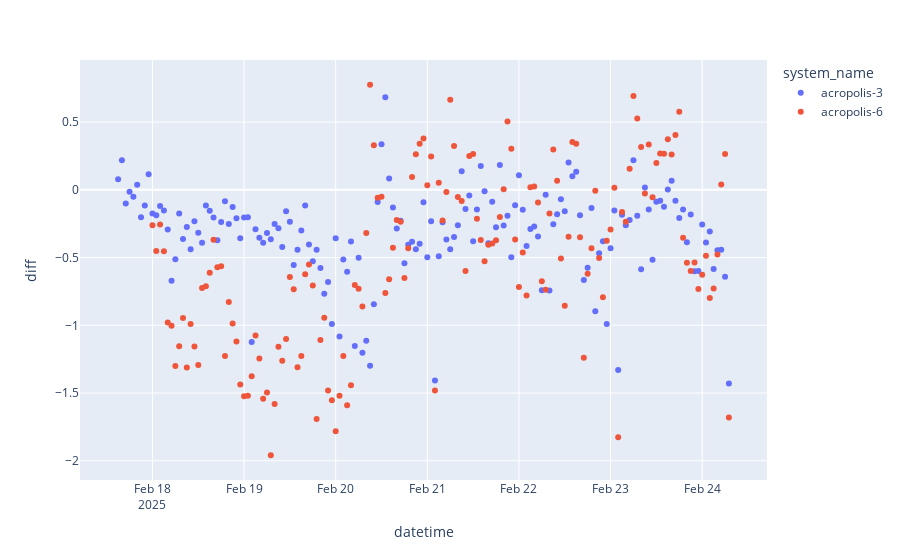
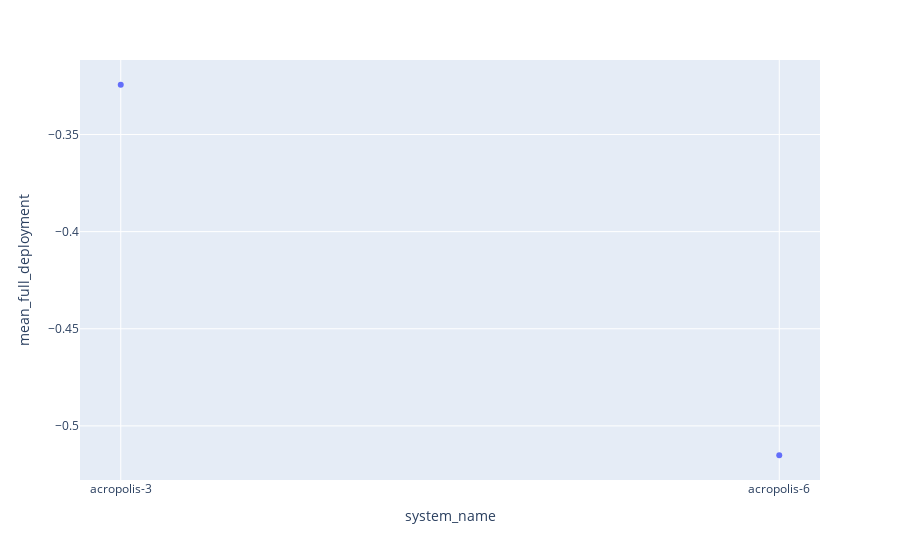
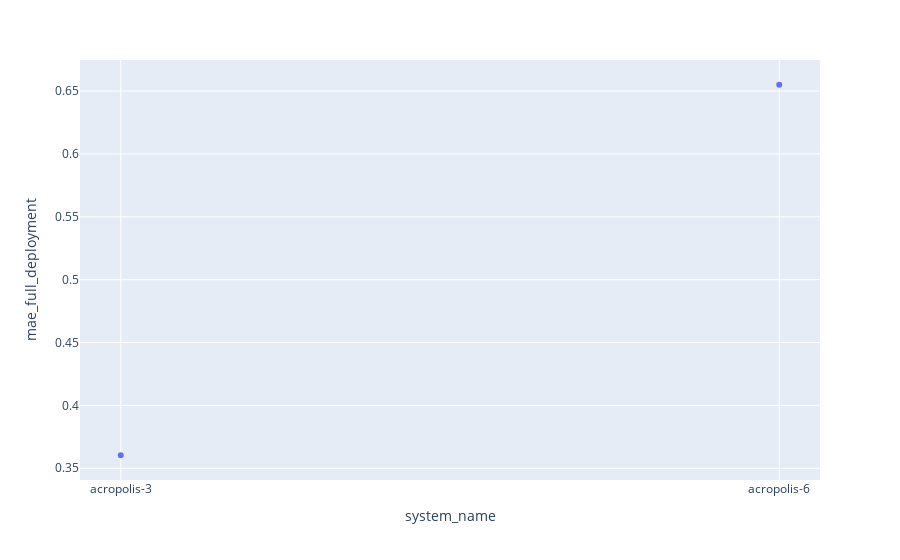
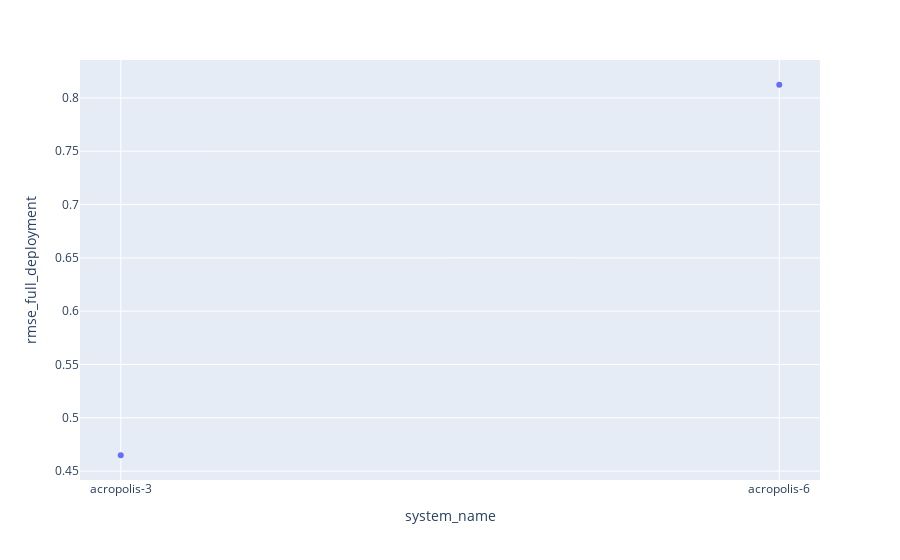

Notebook source saved alongside these figures, in order:
### Code cell
fig = px.scatter(df, x="datetime", y="diff", color = "system_name")
fig.show()
fig = px.scatter(df_sbs, x="system_name", y="mean_full_deployment")
fig.show()
fig = px.scatter(df_sbs, x="system_name", y="mae_full_deployment")
fig.show()
fig = px.scatter(df_sbs, x="system_name", y="rmse_full_deployment")
fig.show()

### Figure 1 — Plotly figure (JSON) as saved in the notebook; plotly's stock layout.template omitted (floating-point values rounded to 4 significant figures; data arrays with more than 128 entries replaced by an {"elided": "..."} marker saying what was removed)
{"data": [{"hovertemplate": "system_name=acropolis-3<br>datetime=%{x}<br>diff=%{y}<extra></extra>", "legendgroup": "acropolis-3", "marker": {"color": "#636efa", "symbol": "circle"}, "mode": "markers", "name": "acropolis-3", "orientation": "v", "showlegend": true, "type": "scatter", "x": {"elided": "161 str values"}, "xaxis": "x", "y": {"elided": "161 float values"}, "yaxis": "y"}, {"hovertemplate": "system_name=acropolis-6<br>datetime=%{x}<br>diff=%{y}<extra></extra>", "legendgroup": "acropolis-6", "marker": {"color": "#EF553B", "symbol": "circle"}, "mode": "markers", "name": "acropolis-6", "orientation": "v", "showlegend": true, "type": "scatter", "x": {"elided": "152 str values"}, "xaxis": "x", "y": {"elided": "152 float values"}, "yaxis": "y"}], "layout": {"legend": {"title": {"text": "system_name"}, "tracegroupgap": 0}, "margin": {"t": 60}, "xaxis": {"anchor": "y", "domain": [0, 1], "title": {"text": "datetime"}}, "yaxis": {"anchor": "x", "domain": [0, 1], "title": {"text": "diff"}}}}

### Figure 2 — Plotly figure (JSON) as saved in the notebook; plotly's stock layout.template omitted (floating-point values rounded to 4 significant figures)
{"data": [{"hovertemplate": "system_name=%{x}<br>mean_full_deployment=%{y}<extra></extra>", "legendgroup": "", "marker": {"color": "#636efa", "symbol": "circle"}, "mode": "markers", "name": "", "orientation": "v", "showlegend": false, "type": "scatter", "x": ["acropolis-3", "acropolis-6"], "xaxis": "x", "y": [-0.3244, -0.5151], "yaxis": "y"}], "layout": {"legend": {"tracegroupgap": 0}, "margin": {"t": 60}, "xaxis": {"anchor": "y", "domain": [0, 1], "title": {"text": "system_name"}}, "yaxis": {"anchor": "x", "domain": [0, 1], "title": {"text": "mean_full_deployment"}}}}

### Figure 3 — Plotly figure (JSON) as saved in the notebook; plotly's stock layout.template omitted (floating-point values rounded to 4 significant figures)
{"data": [{"hovertemplate": "system_name=%{x}<br>mae_full_deployment=%{y}<extra></extra>", "legendgroup": "", "marker": {"color": "#636efa", "symbol": "circle"}, "mode": "markers", "name": "", "orientation": "v", "showlegend": false, "type": "scatter", "x": ["acropolis-3", "acropolis-6"], "xaxis": "x", "y": [0.3604, 0.655], "yaxis": "y"}], "layout": {"legend": {"tracegroupgap": 0}, "margin": {"t": 60}, "xaxis": {"anchor": "y", "domain": [0, 1], "title": {"text": "system_name"}}, "yaxis": {"anchor": "x", "domain": [0, 1], "title": {"text": "mae_full_deployment"}}}}

### Figure 4 — Plotly figure (JSON) as saved in the notebook; plotly's stock layout.template omitted (floating-point values rounded to 4 significant figures)
{"data": [{"hovertemplate": "system_name=%{x}<br>rmse_full_deployment=%{y}<extra></extra>", "legendgroup": "", "marker": {"color": "#636efa", "symbol": "circle"}, "mode": "markers", "name": "", "orientation": "v", "showlegend": false, "type": "scatter", "x": ["acropolis-3", "acropolis-6"], "xaxis": "x", "y": [0.4649, 0.8124], "yaxis": "y"}], "layout": {"legend": {"tracegroupgap": 0}, "margin": {"t": 60}, "xaxis": {"anchor": "y", "domain": [0, 1], "title": {"text": "system_name"}}, "yaxis": {"anchor": "x", "domain": [0, 1], "title": {"text": "rmse_full_deployment"}}}}
